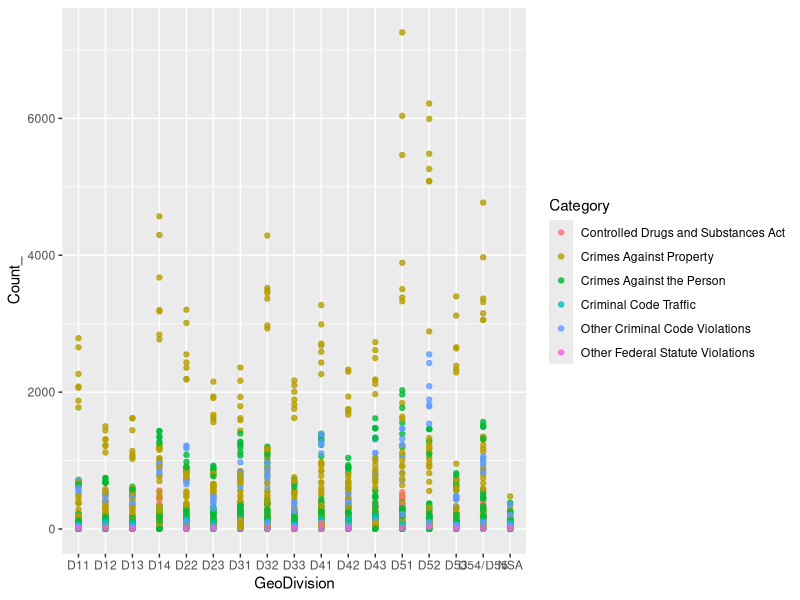

Recreate this plot in R.
## ---- chunk 1
knitr::opts_chunk$set(echo = TRUE)

library(tidyverse)
library(knitr)
library(here)
## ---- chunk 2
annual_reported_crimes <- 
  read_csv(here::here("inputs/data/annual_reported_crimes.csv"))

annual_reported_crimes |>
  filter(ReportedYear=="2020") |>
  select("GeoDivision", "Subtype", "Count_") |>
  slice(1:10) |>
  kable(
    caption="First 10 rows of dataset that shows frequency of crimes in 2020",
    col.names=c("Police Division", "Crime Type", "Count"),
    digits=1,
    booktabs=TRUE,
    linesep=""
  )
## ---- chunk 3

annual_reported_crimes |>
  ggplot(aes(x=GeoDivision, 
             y=Count_, 
             color=Category)) +
  geom_point(alpha=0.8)
